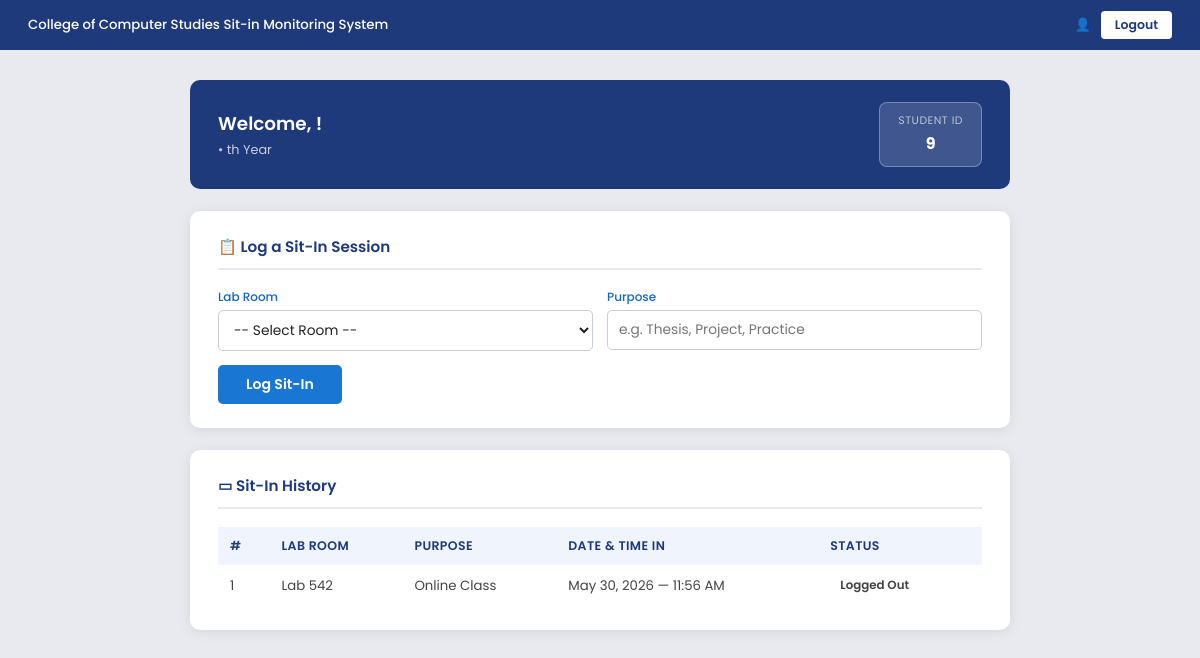
Screenshot of /dashboard.php (signed in) with the database file from the repository.
### tables this page shows
CREATE TABLE `sit_in_history` (
  `id` int(11) NOT NULL,
  `student_id` int(11) DEFAULT NULL,
  `id_number` varchar(20) NOT NULL,
  `fullname` varchar(255) NOT NULL,
  `sit_purpose` varchar(255) NOT NULL,
  `laboratory` varchar(50) NOT NULL,
  `login_time` time DEFAULT NULL,
  `logout_time` time DEFAULT NULL,
  `date` date NOT NULL,
  `created_at` timestamp NOT NULL DEFAULT current_timestamp(),
  `session_at_login` int(11) DEFAULT NULL,
  `session_at_logout` int(11) DEFAULT NULL,
  `sessions_used` int(11) DEFAULT 1,
  `is_walkin` tinyint(4) DEFAULT 0,
  `pc_number` varchar(20) DEFAULT NULL
);

### dashboard.php (the view, shortened to what this page needs)
<?php
require_once 'db.php';
$student_id = (int)$_SESSION['student_id'];
$firstname  = $_SESSION['firstname'];
$lastname   = $_SESSION['lastname'];
$course     = $_SESSION['course'];
$year_level = $_SESSION['year_level'];
$logs = $pdo->prepare("SELECT * FROM sit_in_history WHERE student_id = ? ORDER BY login_time DESC LIMIT 10");
$logs->execute([$student_id]);
$logs = $logs->fetchAll();
function ordSuffix($n) {
    return $n . 'th';
}
?>
<!DOCTYPE html>
<html lang="en">
<head>
</head>
<body>
<nav>
    <div class="brand">College of Computer Studies Sit-in Monitoring System</div>
    <div class="nav-right">
        <span class="user-name">👤 <?= htmlspecialchars($firstname . ' ' . $lastname) ?></span>
        <a href="logout.php" class="btn-logout">Logout</a>
    </div>
</nav>
<div class="container">
    <div class="welcome-banner">
        <div>
            <h2>Welcome, <?= htmlspecialchars($firstname . ' ' . $lastname) ?>!</h2>
            <p><?= htmlspecialchars($course) ?> &bull; <?= ordSuffix($year_level) ?> Year</p>
        </div>
        <div class="id-badge">
            <div class="label">Student ID</div>
            <div class="value"><?= htmlspecialchars($student_id) ?></div>
        </div>
    </div>
    <div class="card">
        <h3>📋 Log a Sit-In Session</h3>
        <form method="POST" action="">
            <div class="form-row">
                <div class="field">
                    <label>Lab Room</label>
                    <select name="lab_room" required>
                        <option value="">-- Select Room --</option>
                    </select>
                </div>
                <div class="field">
                    <label>Purpose</label>
                    <input type="text" name="purpose" placeholder="e.g. Thesis, Project, Practice" required>
                </div>
            </div>
            <button type="submit" name="sitin" class="btn-log">Log Sit-In</button>
        </form>
    </div>
    <div class="card">
        <h3>▭ Sit-In History</h3>
        <div class="table-wrap">
            <table>
                <thead>
                    <tr>
                        <th>#</th>
                        <th>Lab Room</th>
                        <th>Purpose</th>
                        <th>Date &amp; Time In</th>
                        <th>Status</th>
                    </tr>
                </thead>
                <tbody>
                    <?php
                    $count = 0;
                    foreach ($logs as $log):
                        $count++;
                    ?>
                    <tr>
                        <td><?= $count ?></td>
                        <td><?= htmlspecialchars($log['laboratory'] ?? 'N/A') ?></td>
                        <td><?= htmlspecialchars($log['sit_purpose'] ?? 'N/A') ?></td>
                        <td><?= date('M d, Y — h:i A', strtotime($log['login_time'])) ?></td>
                        <td><span class="badge<?= (!empty($log['logout_time'])) ? ' approved' : ' pending' ?>"><?= (!empty($log['logout_time'])) ? 'Logged Out' : 'Active' ?></span></td>
                    </tr>
                    <?php endforeach; ?>
                </tbody>
            </table>
        </div>
    </div>
</div>
</body>
</html>

### dashboard.php (style rules this page uses)
* { box-sizing: border-box; margin: 0; padding: 0; }
body { font-family: 'Poppins', sans-serif; background: #e8eaf0; min-height: 100vh; }
nav { background: #1e3a7b; height: 50px; display: flex; align-items: center; justify-content: space-between; padding: 0 28px; position: sticky; top: 0; z-index: 99; }
nav .brand { color: #fff; font-size: 0.83rem; font-weight: 500; }
nav .nav-right { display: flex; align-items: center; gap: 10px; }
nav .nav-right .user-name { color: rgba(255,255,255,0.9); font-size: 0.8rem; }
nav .nav-right a.btn-logout { background: #fff; color: #1e3a7b; font-weight: 600; font-size: 0.78rem; padding: 5px 14px; border-radius: 4px; text-decoration: none; transition: background 0.18s; }
.container { max-width: 860px; margin: 30px auto; padding: 0 20px 50px; }
.welcome-banner { background: #1e3a7b; color: #fff; border-radius: 10px; padding: 22px 28px; margin-bottom: 22px; display: flex; justify-content: space-between; align-items: center; }
.welcome-banner h2 { font-size: 1.15rem; font-weight: 600; margin-bottom: 4px; }
.welcome-banner p { font-size: 0.8rem; color: rgba(255,255,255,0.75); }
.welcome-banner .id-badge { background: rgba(255,255,255,0.15); border: 1px solid rgba(255,255,255,0.3); border-radius: 8px; padding: 10px 18px; text-align: center; }
.welcome-banner .id-badge .label { font-size: 0.68rem; color: rgba(255,255,255,0.65); text-transform: uppercase; letter-spacing: 0.5px; }
.welcome-banner .id-badge .value { font-size: 1rem; font-weight: 700; margin-top: 2px; }
.card { background: #fff; border-radius: 10px; box-shadow: 0 2px 14px rgba(0,0,0,0.08); padding: 24px 28px; margin-bottom: 22px; }
.card h3 { font-size: 0.95rem; font-weight: 600; color: #1e3a7b; margin-bottom: 18px; padding-bottom: 10px; border-bottom: 2px solid #e8eaf0; }
.form-row { display: flex; gap: 14px; }
.form-row .field { flex: 1; }
.field { margin-bottom: 14px; }
.field label { display: block; font-size: 0.75rem; color: #1565c0; margin-bottom: 4px; font-weight: 500; }
.field input, .field select, .field textarea { width: 100%; padding: 9px 11px; border: 1px solid #c8cdd6; border-radius: 5px; font-size: 0.86rem; font-family: 'Poppins', sans-serif; color: #222; background: #fff; transition: border-color 0.2s; }
.btn-log { padding: 9px 28px; background: #1976d2; color: #fff; border: none; border-radius: 5px; font-size: 0.88rem; font-family: 'Poppins', sans-serif; font-weight: 600; cursor: pointer; transition: background 0.2s; }
.table-wrap { overflow-x: auto; }
table { width: 100%; border-collapse: collapse; font-size: 0.83rem; }
thead tr { background: #f0f4fc; }
th { text-align: left; padding: 10px 12px; color: #1e3a7b; font-weight: 600; font-size: 0.78rem; text-transform: uppercase; letter-spacing: 0.4px; }
td { padding: 10px 12px; border-bottom: 1px solid #eef0f4; color: #444; }
tbody tr:last-child td { border-bottom: none; }
.badge { display: inline-block; padding: 2px 10px; border-radius: 20px; font-size: 0.74rem; font-weight: 600; }

### rows the page displays
sit_in_history: laboratory "Lab 542", sit_purpose "Online Class", login_time "May 30, 2026 — 11:56 AM", logout_time "Logged Out"

### other values shown
ordSuffix($year_level) "th"
$student_id "9"
